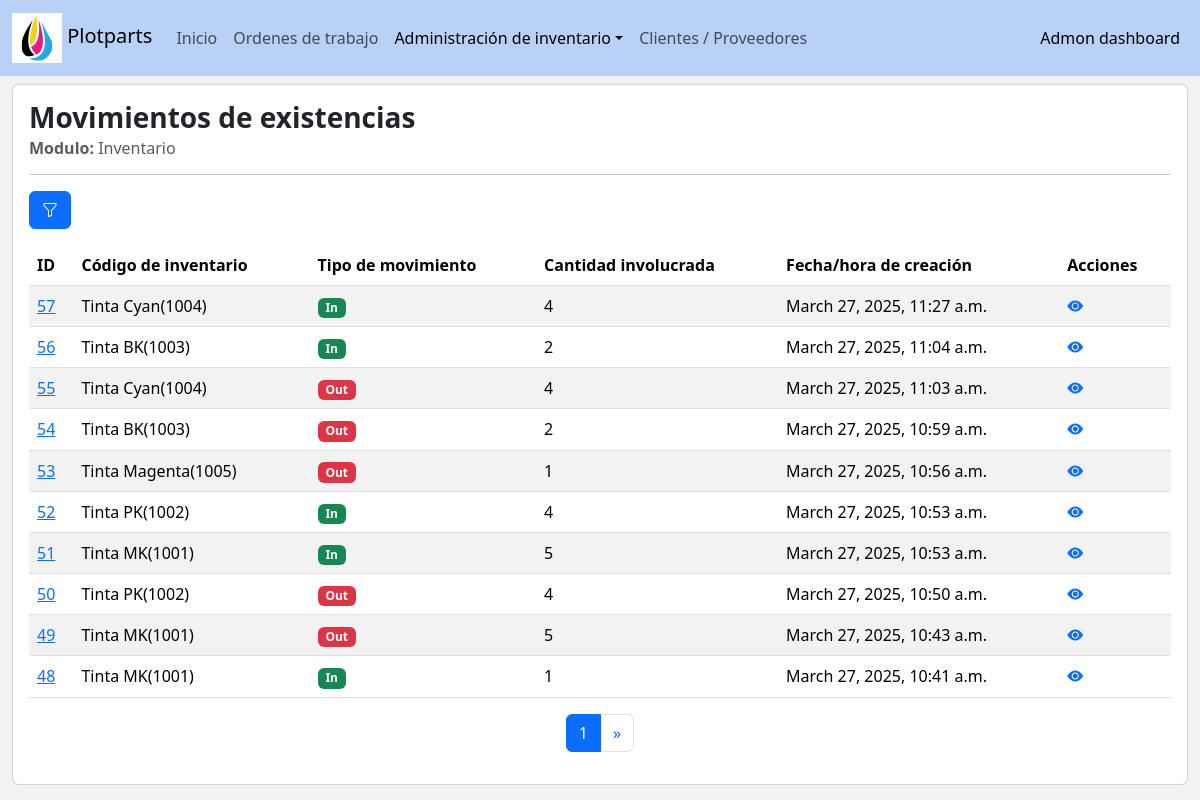
/inventory/movements_grid/, run on the app's committed database.
### inventory/models.py (models this page shows, shortened)
class InventoryMovement(models.Model):
    inventory_code = models.ForeignKey(Inventory, verbose_name='Código de inventario', on_delete=models.CASCADE)
    type = models.IntegerField(verbose_name='Tipo de movimiento', choices=MovementsTypes.choices)
    quantity = models.IntegerField(verbose_name='Cantidad involucrada',validators=[MinValueValidator(1),MaxValueValidator(999)])
    description = models.TextField(verbose_name='Descripción del movimiento')
    status = models.IntegerField(verbose_name='Estado',choices=Status.choices, default=Status.enable)
    createtime = models.DateTimeField(verbose_name='Fecha/hora de creación', auto_now_add=True)
    is_inbound = models.BooleanField(verbose_name='Inbound flag', default=False)
    class Meta:
        verbose_name = "Movement"
        verbose_name_plural = "Movements"
        ordering = ['-id','-createtime']

class Inventory(models.Model):
    code = models.ForeignKey(verbose_name='Código', to=InventoryCodes, on_delete=models.PROTECT)
    available_quantity = models.IntegerField(verbose_name='Cantidad disponible', default=0, blank=True)
    extra_info = models.TextField(verbose_name='Información adicional')
    status = models.IntegerField(verbose_name='Estado',choices=Status.choices, default=Status.enable)
    createtime = models.DateTimeField(verbose_name='Fecha/hora de creación', auto_now_add=True)
    updatetime = models.DateTimeField(verbose_name='Fecha/hora de modificación', auto_now=True)
    class Meta:
        verbose_name = "Current stock"
        verbose_name_plural = "Current stocks"
        ordering = ['code']
    def __str__(self):
        return f'{str(self.code)}'

class InventoryCodes(models.Model):
    class IntentoryType(models.IntegerChoices):
        spare_part = (1,'Repuesto')
        ink = (2,'Tinta')
        other = (3,'Otro')
        __empty__ = ('-- Tipo --')
    code = models.CharField(verbose_name='Código', max_length=50, unique=True)
    name = models.CharField(verbose_name='Nombre', max_length=100)
    type = models.IntegerField(verbose_name='Tipo', choices=IntentoryType)
    supplier = models.ForeignKey(to=Asset, verbose_name='Proovedor', on_delete = models.PROTECT)
    inbound_price = models.FloatField(verbose_name='Precio venta', default=0)
    outbound_price = models.FloatField(verbose_name='Precio compra', default=0)
    extra_info = models.TextField(verbose_name='Información adicional')
    status = models.IntegerField(verbose_name='Estado',choices=Status.choices, default=Status.enable)
    createtime = models.DateTimeField(verbose_name='Fecha/hora de creación', auto_now_add=True)
    updatetime = models.DateTimeField(verbose_name='Fecha/hora de modificación', auto_now=True)
    class Meta:
        verbose_name = "Code"
        verbose_name_plural = "Codes"
        ordering = ['code']
    def __str__(self):
        return f'{self.name}({self.code})'

### inventory/views.py (the view, shortened to what this page needs)
class InventoryMovement_ListView(ListView):
    model = InventoryMovement
    template_name = "inventory/inventoryMovement_grid.html"
    context_object_name = 'movements'
    paginate_by = 10
    extra_context = {
        'MovementFilterForm':InventoryMovement_FilterForm
    }
    def get_context_data(self, **kwargs):
        context = super().get_context_data(**kwargs)
        context['MovementFilterForm'] = InventoryMovement_FilterForm(self.request.GET)
        context['active_link'] = 'inventory_movement'
        context['dropdown_menu'] = True
        return context
    def get_queryset(self):
        queryset = InventoryMovement.objects.filter(status = 1)
        return queryset

### core/templatetags/utils.py (called while the page is built)
@register.filter(name='setValidationClass')
def setValidationClass(input):
    bootstrap_class = ''
    if input.help_text == 'filter_option':
        if input.errors:
            bootstrap_class = 'is-invalid'
    else:
        if (input.data != None) and (input.data != []) :
            if input.errors:
                bootstrap_class = 'is-invalid'
            else:
                bootstrap_class = 'is-valid'
    return input.as_widget(attrs={'class':'form-control '+ bootstrap_class})

@register.filter(name='movementType_mapping')
def inventoryMovement_TypeMapping(flowStatus):
    css_class = ''
    match flowStatus:
        case 1:#In
            css_class = 'success'
        case 2:#Out
            css_class = 'danger'
    return css_class

### inventory/templates/inventory/inventoryMovement_grid.html (shortened to what this page needs)
{% extends 'base_adminv2.html' %}
{% load humanize %}
{% load utils %}
{% block body %}
    <div class='row'>
        <div class="col-lg-12">
            <div class="card">
                <div class="card-body">
                    <h3 class='card-title'><strong>Movimientos de existencias</strong></h3>
                    <h6 class="card-subtitle mb-2 text-muted"> <strong>Modulo:</strong> Inventario</h6>
                    <hr>
                    <div class="col-lg-12">
                        <p class="d-inline-flex gap-1">
                            <button class="btn btn-primary" type="button" data-bs-toggle="collapse" data-bs-target="#filterBox" aria-expanded="false" aria-controls="filterBox" title="Filtrar"><i class="bi bi-funnel"></i></button>
                        </p>
                    </div>
                    <div class="col-lg-12">
                        <div class="table-responsive">
                            <table class="table table-striped table-hover">
                                <thead>
                                <tr>
                                    <th scope="col">ID</th>
                                    <th scope="col">Código de inventario</th>
                                    <th scope="col">Tipo de movimiento</th>
                                    <th scope="col">Cantidad involucrada</th>
                                    <th scope="col">Fecha/hora de creación</th>
                                    <th scope="col">Acciones</th>
                                </tr>
                                </thead>
                                <tbody>
                                    {% if movements %}
                                        {% for item in movements %}
                                            <tr>
                                                <td><a href='{% url "inventory:movement_detail" item.id %}'>{{item.id}}</a></td>
                                                <td>{{item.inventory_code}}</td>
                                                <td><span class="badge bg-{{item.type|movementType_mapping}}">{{item.get_type_display}}</span></td>
                                                <td>{{item.quantity}}</td>
                                                <td>{{item.createtime}}</td>
                                                <td>
                                                    <span><a href='{% url "inventory:movement_detail" item.id %}' title='Detail'><i class="bi bi-eye-fill"></i></a></span>
                                                </td>
                                            </tr>
                                        {% endfor %}
                                    {% else %}
                                    <tr>
                                        <td colspan='6' class='text-center'>Resultados no encontrados</td>
                                    </tr>
                                    {% endif %}
                                </tbody>
                            </table>
                        </div>
                    </div>
                    <div class="col-lg-12">
                        <nav aria-label="Page navigation example">
                            <ul class="pagination justify-content-center">
                                <li class="page-item active"><a class="page-link" href="?page={{page_obj.number}}">{{page_obj.number}}</a></li>
                                {% if page_obj.has_next %}
                                    <li class="page-item">
                                        <a class="page-link" href="?page={{page_obj.next_page_number}}" aria-label="Next">
                                            <span aria-hidden="true">&raquo;</span>
                                        </a>
                                    </li>
                                {% endif %}
                            </ul>
                        </nav>
                    </div>
                </div>
            </div>
        </div>
    </div>
{% endblock body %}

### templates/base_adminv2.html (style rules this page uses)
body { background-color:#f2f2f2; }

### data on the page
InventoryMovement: id "57", inventory_code "Tinta Cyan(1004)", type "In", quantity "4", createtime "March 27, 2025, 11:27 a.m."
InventoryMovement: id "56", inventory_code "Tinta BK(1003)", type "In", quantity "2", createtime "March 27, 2025, 11:04 a.m."
InventoryMovement: id "55", inventory_code "Tinta Cyan(1004)", type "Out", quantity "4", createtime "March 27, 2025, 11:03 a.m."
InventoryMovement: id "54", inventory_code "Tinta BK(1003)", type "Out", quantity "2", createtime "March 27, 2025, 10:59 a.m."
InventoryMovement: id "53", inventory_code "Tinta Magenta(1005)", type "Out", quantity "1", createtime "March 27, 2025, 10:56 a.m."
InventoryMovement: id "52", inventory_code "Tinta PK(1002)", type "In", quantity "4", createtime "March 27, 2025, 10:53 a.m."
InventoryMovement: id "51", inventory_code "Tinta MK(1001)", type "In", quantity "5", createtime "March 27, 2025, 10:53 a.m."
InventoryMovement: id "50", inventory_code "Tinta PK(1002)", type "Out", quantity "4", createtime "March 27, 2025, 10:50 a.m."
InventoryMovement: id "49", inventory_code "Tinta MK(1001)", type "Out", quantity "5", createtime "March 27, 2025, 10:43 a.m."
InventoryMovement: id "48", inventory_code "Tinta MK(1001)", type "In", quantity "1", createtime "March 27, 2025, 10:41 a.m."

### other printed values
{{ page_obj.number }} "1"
